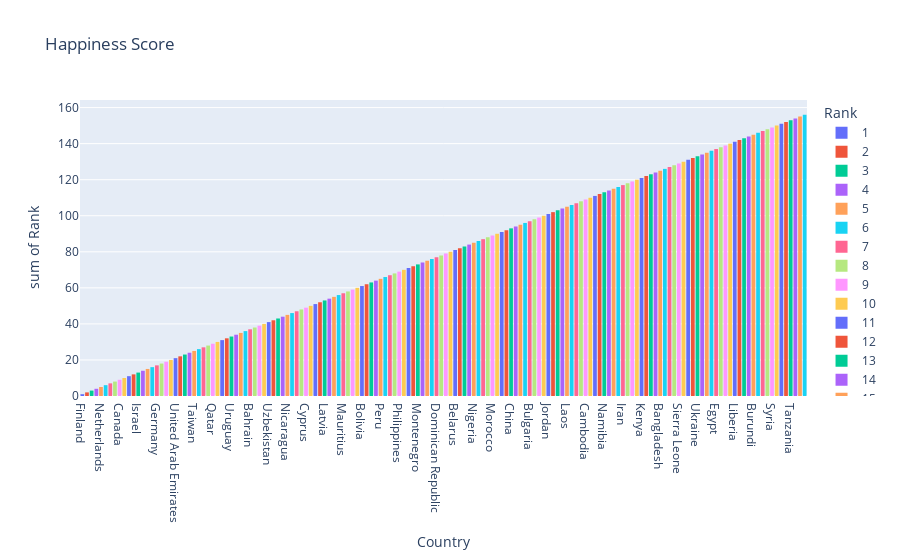

The cell this chart's notebook holds for it:
### Code cell
fig = px.histogram(filtered_df,x='Country',y='Rank',color='Rank',
                   title='Happiness Score',
                  hover_data=['GDP per Capita', 'Family', 'Life Expectancy', 'Freedom', 'Generosity', 'Perceptions of Corruption'])
fig.show()
